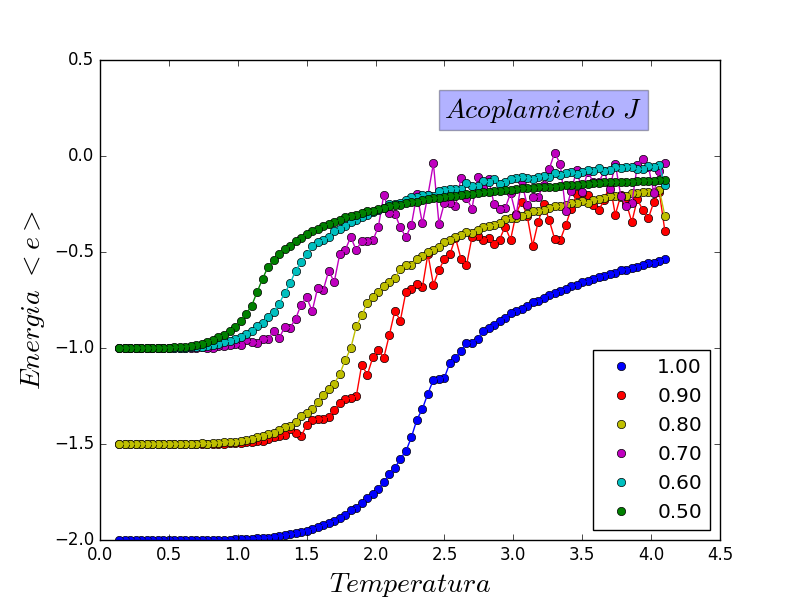

Recreate this plot in Python.
import matplotlib.pyplot as plt
import numpy as np
from scipy.optimize import curve_fit

energia={}  #energia

acople="acople.txt"

#tamano
n=32

#extraigo j
f=open(acople,'r')
lines=f.readlines()[1:]

key=[]
archivo=[]

for line in lines:
    p=line.split()
    key.append("%0.2f" % float(p[0]))
    archivo.append("E-T-"+"%d" %int(n)+"-"+"%0.2f" % float(p[0])+".txt")
    

#extraigo del archivocorr
for i in range(0,len(key)):
 f=open(archivo[i],'r')
 lines=f.readlines()[1:]
 
 x=[]
 y=[]
 pasos=[]
 for line in lines: 
      p = line.split()
      x.append(float(p[0]))
      y.append(float(p[1]))
 xv=np.array(x)
 yv=np.array(y)
 energia[key[i]]=[xv,yv] 
 f.close()


#colores
color=['bo','ro','yo','mo','co','go','ko','ro']
colorline=['b','r','y','m','c','g','k','r']

#Grafico Magnet
for i in range(0,len(key)):
 plt.plot(energia[key[i]][0],energia[key[i]][1],color[i],label=key[i])
 plt.plot(energia[key[i]][0],energia[key[i]][1],colorline[i])
plt.xlabel(r'$Temperatura$', fontsize=20)
plt.ylabel(r'$Energia$'+' '+ r'$<e>$', fontsize=20)
plt.text(2.5, 0.2, r'$Acoplamiento$'+' '+r'$J$', fontsize=20, bbox=dict(facecolor='b', alpha=0.3)) 
plt.legend(loc='lower right',numpoints=1)

plt.show()
